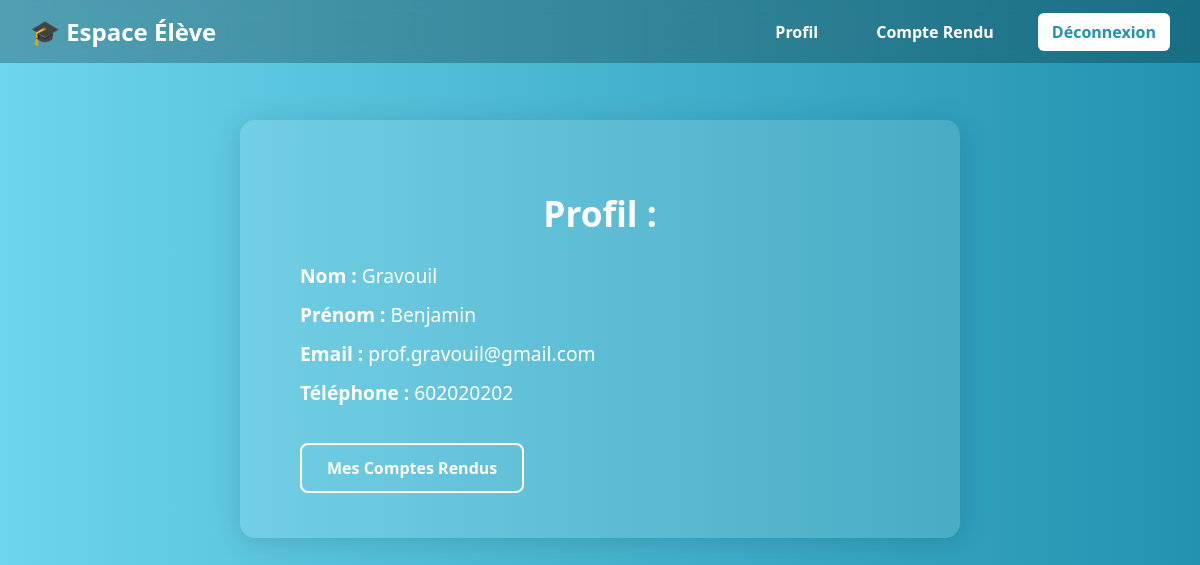
Page /FICHIER/profil_eleve.php (signed in) on the committed database.
### tables this page shows
CREATE TABLE `utilisateur` (
  `num` int(10) NOT NULL,
  `nom` varchar(100) NOT NULL,
  `prenom` varchar(100) NOT NULL,
  `tel` int(20) NOT NULL,
  `email` varchar(100) NOT NULL,
  `motdepasse` varchar(100) NOT NULL,
  `type` int(1) NOT NULL,
  `option` int(1) NOT NULL,
  `num_stage` int(10) NOT NULL,
  `code_verification` varchar(10) DEFAULT NULL
);

### FICHIER/profil_eleve.php (the view, shortened to what this page needs)
<?php
$pdo = new PDO('mysql:host=localhost;dbname=projet_jawed;charset=utf8', 'root', '');
$pdo->setAttribute(PDO::ATTR_ERRMODE, PDO::ERRMODE_EXCEPTION);
$stmt = $pdo->prepare("SELECT * FROM utilisateur WHERE email = ?");
$stmt->execute([$_SESSION['Sid']]);
$user = $stmt->fetch(PDO::FETCH_ASSOC);
?>
<!DOCTYPE html>
<html lang="fr">
<head>
    <link rel="stylesheet" href="profil_eleve.css">
</head>
<body>
<header>
    <nav class="navbar">
        <div class="logo">🎓 Espace Élève</div>
        <ul class="nav-links">
            <li><a href="profil_eleve.php">Profil</a></li>
            <li><a href="compterendu_eleve.php">Compte Rendu</a></li>
            <li><a href="logout.php" class="logout">Déconnexion</a></li>
        </ul>
    </nav>
</header>
<main class="content">
    <div class="profile-box">
        <h1>Profil :</h1>
        <div class="profile-info">
            <p><strong>Nom :</strong> <?= htmlspecialchars($user['nom']) ?></p>
            <p><strong>Prénom :</strong> <?= htmlspecialchars($user['prenom']) ?></p>
            <p><strong>Email :</strong> <?= htmlspecialchars($user['email']) ?></p>
            <p><strong>Téléphone :</strong> <?= htmlspecialchars($user['tel']) ?></p>
        </div>
        <a href="compterendu_eleve.php" class="btn secondary">Mes Comptes Rendus</a>
    </div>
</main>
</body>
</html>

### FICHIER/profil_eleve.css (style rules this page uses)
body { margin: 0; font-family: 'Segoe UI', Tahoma, Geneva, Verdana, sans-serif; background: linear-gradient(to right, #6dd5ed, #2193b0); color: white; min-height: 100vh; display: flex; flex-direction: column; }
header { width: 100%; background: rgba(0, 0, 0, 0.25); backdrop-filter: blur(8px); position: fixed; top: 0; left: 0; z-index: 100; }
.navbar { max-width: 1200px; margin: auto; display: flex; justify-content: space-between; align-items: center; padding: 15px 30px; }
.logo { font-size: 1.5em; font-weight: bold; }
.nav-links { list-style: none; display: flex; gap: 30px; margin: 0; padding: 0; }
.nav-links a { text-decoration: none; color: white; font-weight: 600; transition: 0.3s ease; padding: 8px 14px; border-radius: 6px; }
.nav-links .logout { background-color: white; color: #2193b0; font-weight: bold; transition: 0.3s; }
.content { flex-grow: 1; display: flex; justify-content: center; align-items: flex-start; padding-top: 120px; }
.profile-box { background: rgba(255, 255, 255, 0.12); padding: 45px 60px; border-radius: 15px; box-shadow: 0 4px 30px rgba(0, 0, 0, 0.15); text-align: left; max-width: 600px; width: 90%; }
.profile-box h1 { font-size: 2.2em; margin-bottom: 25px; text-align: center; }
.profile-info p { font-size: 1.2em; margin: 12px 0; }
.profile-info strong { color: #fff; font-weight: bold; }
.btn { background-color: white; color: #2193b0; text-decoration: none; padding: 12px 25px; border-radius: 8px; display: inline-block; font-weight: bold; transition: 0.3s; margin-top: 25px; }
.btn.secondary { background-color: transparent; border: 2px solid white; color: white; }

### rows in the picture
utilisateur: nom "Gravouil", prenom "Benjamin", email "prof.gravouil@gmail.com", tel "602020202"
